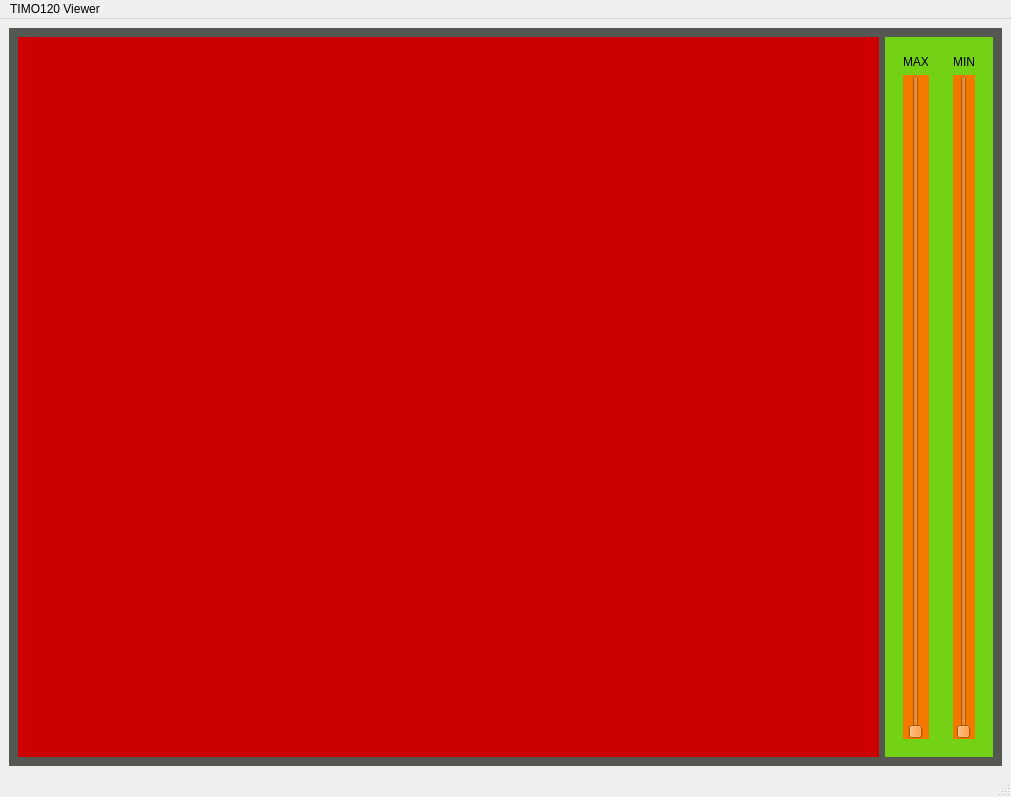
<?xml version="1.0" encoding="UTF-8"?>
<ui version="4.0">
 <class>MainWindow</class>
 <widget class="QMainWindow" name="MainWindow">
  <property name="geometry">
   <rect>
    <x>0</x>
    <y>0</y>
    <width>1011</width>
    <height>797</height>
   </rect>
  </property>
  <property name="windowTitle">
   <string>MainWindow</string>
  </property>
  <widget class="QWidget" name="centralwidget">
   <layout class="QGridLayout" name="gridLayout_5">
    <item row="0" column="0" rowspan="2">
     <widget class="QStackedWidget" name="sWidget">
      <property name="styleSheet">
       <string notr="true">background-color: rgb(85, 87, 83);</string>
      </property>
      <property name="currentIndex">
       <number>1</number>
      </property>
      <widget class="QWidget" name="p0"/>
      <widget class="QWidget" name="p1">
       <layout class="QGridLayout" name="gridLayout_3">
        <item row="0" column="0">
         <widget class="QLabel" name="image">
          <property name="styleSheet">
           <string notr="true">background-color: rgb(204, 0, 0);</string>
          </property>
          <property name="text">
           <string/>
          </property>
         </widget>
        </item>
        <item row="0" column="1">
         <widget class="QWidget" name="widget" native="true">
          <property name="sizePolicy">
           <sizepolicy hsizetype="Fixed" vsizetype="Expanding">
            <horstretch>0</horstretch>
            <verstretch>0</verstretch>
           </sizepolicy>
          </property>
          <property name="styleSheet">
           <string notr="true">background-color: rgb(115, 210, 22);</string>
          </property>
          <layout class="QGridLayout" name="gridLayout_4">
           <item row="0" column="0">
            <widget class="QWidget" name="widget_2" native="true">
             <layout class="QGridLayout" name="gridLayout">
              <item row="0" column="0">
               <widget class="QLabel" name="label">
                <property name="text">
                 <string>MAX</string>
                </property>
                <property name="alignment">
                 <set>Qt::AlignCenter</set>
                </property>
               </widget>
              </item>
              <item row="1" column="0">
               <widget class="QSlider" name="maxSlider">
                <property name="sizePolicy">
                 <sizepolicy hsizetype="Expanding" vsizetype="Expanding">
                  <horstretch>0</horstretch>
                  <verstretch>0</verstretch>
                 </sizepolicy>
                </property>
                <property name="styleSheet">
                 <string notr="true">background-color: rgb(245, 121, 0);</string>
                </property>
                <property name="orientation">
                 <enum>Qt::Vertical</enum>
                </property>
               </widget>
              </item>
             </layout>
            </widget>
           </item>
           <item row="0" column="1">
            <widget class="QWidget" name="widget_3" native="true">
             <layout class="QGridLayout" name="gridLayout_2">
              <item row="0" column="0">
               <widget class="QLabel" name="label_2">
                <property name="text">
                 <string>MIN</string>
                </property>
                <property name="alignment">
                 <set>Qt::AlignCenter</set>
                </property>
               </widget>
              </item>
              <item row="1" column="0">
               <widget class="QSlider" name="minSlider">
                <property name="sizePolicy">
                 <sizepolicy hsizetype="Expanding" vsizetype="Expanding">
                  <horstretch>0</horstretch>
                  <verstretch>0</verstretch>
                 </sizepolicy>
                </property>
                <property name="styleSheet">
                 <string notr="true">background-color: rgb(245, 121, 0);</string>
                </property>
                <property name="orientation">
                 <enum>Qt::Vertical</enum>
                </property>
               </widget>
              </item>
             </layout>
            </widget>
           </item>
          </layout>
         </widget>
        </item>
       </layout>
      </widget>
     </widget>
    </item>
   </layout>
  </widget>
  <widget class="QMenuBar" name="menubar">
   <property name="geometry">
    <rect>
     <x>0</x>
     <y>0</y>
     <width>1011</width>
     <height>22</height>
    </rect>
   </property>
   <widget class="QMenu" name="menuTIMO120_Viewer">
    <property name="title">
     <string>TIMO120 Viewer</string>
    </property>
    <addaction name="aStart"/>
    <addaction name="aClose"/>
   </widget>
   <addaction name="menuTIMO120_Viewer"/>
  </widget>
  <widget class="QStatusBar" name="statusbar"/>
  <action name="aStart">
   <property name="text">
    <string>Start</string>
   </property>
  </action>
  <action name="aClose">
   <property name="text">
    <string>Close</string>
   </property>
  </action>
 </widget>
 <resources/>
 <connections/>
</ui>
